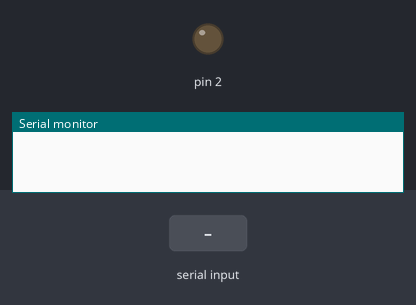
Simulated run of this sketch. Board: Arduino Uno, built with avr-gcc and run on an emulated ATmega328P. On the bench: output pins drawn as LEDs (lit = HIGH), the last lines printed to the serial monitor. The inputs (shaded band) are chosen by the test bench.

Above: at 1.2 s.
1.3 s: "+" received over Serial
At 2.5 s:
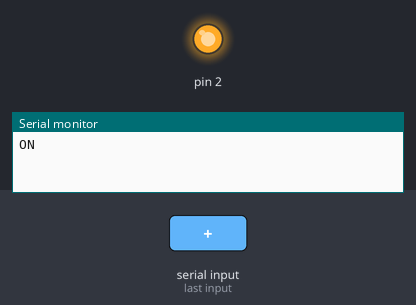
2.8 s: "-" received over Serial
At 3.7 s:
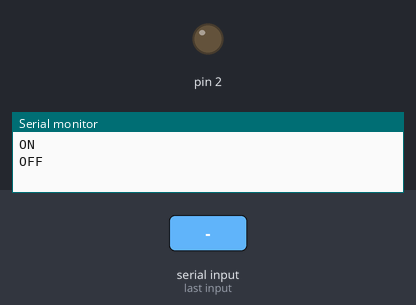
Timing chart, 0 to 5.8 s (numbered marks = the images above; inputs shaded):
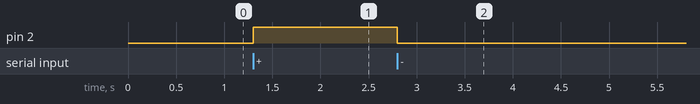

The sketch:

controller.ino
```cpp
/*
# Controller.ino
#
# AtlaNET P2000 Receiver - By: JKCTech
# https://github.com/jkctech/AtlaNET
#
# Code on the arduino to receive commands from the monitor to turn on
# the strobe light.
*/

void setup() {
  Serial.begin(9600);
  pinMode(2, OUTPUT);
}

void loop() {
  while (Serial.available() > 0) {
    char incomingCharacter = Serial.read();
    switch (incomingCharacter) {
      case '+':
        Serial.println("ON");
        digitalWrite(2, HIGH);
        break;
      case '-':
        Serial.println("OFF");
        digitalWrite(2, LOW);
          break;
    }
  }
}
```

Measured:
- after the input at 1.3 s, pin 2: LOW → HIGH at once
- after the input at 2.8 s, pin 2: HIGH → LOW at once
